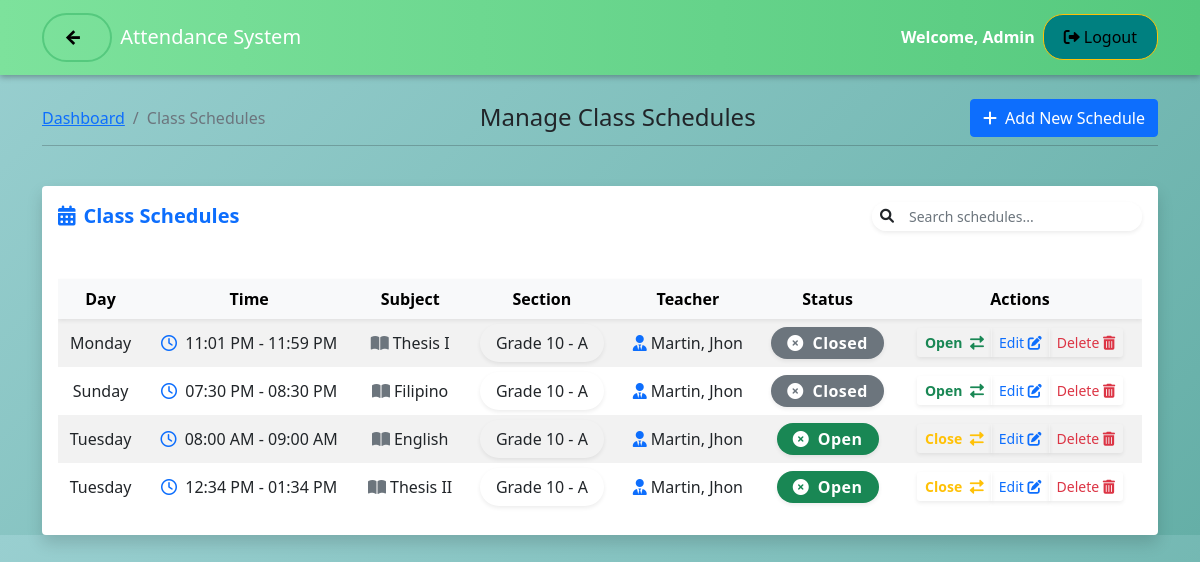
The app's page /admin/manage_schedules.php (signed in) with its own data.
### tables this page shows
CREATE TABLE `schedules` (
  `schedule_id` int(11) NOT NULL,
  `subject_id` int(11) DEFAULT NULL,
  `section_id` int(11) DEFAULT NULL,
  `teacher_id` int(11) DEFAULT NULL,
  `day_of_week` varchar(10) NOT NULL,
  `start_time` time NOT NULL,
  `end_time` time NOT NULL,
  `status` enum('Open','Closed') DEFAULT 'Closed',
  `school_year` varchar(9) NOT NULL COMMENT 'Format: 2024-2025',
  `created_at` timestamp NOT NULL DEFAULT current_timestamp(),
  `updated_at` timestamp NOT NULL DEFAULT current_timestamp() ON UPDATE current_timestamp()
);

CREATE TABLE `subjects` (
  `subject_id` int(11) NOT NULL,
  `subject_name` varchar(100) NOT NULL,
  `description` text DEFAULT NULL
);

CREATE TABLE `sections` (
  `section_id` int(11) NOT NULL,
  `section_name` varchar(20) NOT NULL,
  `grade_level` int(11) NOT NULL
);

### includes/auth.php (called while the page is built, shortened)
<?php
function getUserRole() {
    return isset($_SESSION['role']) ? $_SESSION['role'] : null;
}
function isLoggedIn() {
    return isset($_SESSION['logged_in']) && $_SESSION['logged_in'] === true;
}

### admin/manage_schedules.php (the view, shortened to what this page needs)
<?php
require_once '../config/database.php';
require_once '../includes/auth.php';
include '../includes/header.php';
$userRole = getUserRole();
$query = "SELECT s.*,
          sub.subject_name,
          sec.section_name,
          sec.grade_level,
          CONCAT(t.lastname, ', ', t.firstname) as teacher_name
          FROM schedules s
          JOIN subjects sub ON s.subject_id = sub.subject_id
          JOIN sections sec ON s.section_id = sec.section_id
          JOIN teachers t ON s.teacher_id = t.teacher_id";
$query .= " ORDER BY s.day_of_week, s.start_time";
$schedules = $conn->query($query);
?>
<div class="row mb-4">
    <div class="col-12">
        <div class="page-title-box d-flex align-items-center justify-content-between">
            <div class="page-title-right">
                <ol class="breadcrumb m-0">
                    <li class="breadcrumb-item"><a href="dashboard.php">Dashboard</a></li>
                    <li class="breadcrumb-item active">Class Schedules</li>
                </ol>
            </div>
            <h4 class="mb-0">Manage Class Schedules</h4>
            <button type="button" class="btn btn-primary" data-bs-toggle="modal" data-bs-target="#addScheduleModal">
                <i class="fas fa-plus me-1"></i> Add New Schedule
            </button>
        </div>
        <hr class="mt-2">
    </div>
</div>
<div class="card shadow rounded-4 border-0 bg-light-subtle">
    <div class="card-body pb-0">
        <div class="d-flex justify-content-between align-items-center mb-4">
            <h5 class="card-title mb-0 text-primary fw-bold d-flex align-items-center">
                <i class="fas fa-calendar-alt me-2"></i>Class Schedules
            </h5>
            <div class="input-group input-group-sm shadow-sm rounded-pill overflow-hidden" style="width: 270px;">
                <span class="input-group-text bg-white border-0"><i class="fas fa-search"></i></span>
                <input type="text" id="searchInput" class="form-control border-0" placeholder="Search schedules...">
            </div>
        </div>
        <div class="table-responsive rounded-4 py-4">
            <table class="table table-hover align-middle table-striped table-borderless mb-0" id="schedulesTable" style="background: #fff;">
                <thead class="table-light sticky-top shadow-sm rounded-4">
                    <tr style="vertical-align: middle;">
                        <th class="text-center">Day</th>
                        <th class="text-center">Time</th>
                        <th class="text-center">Subject</th>
                        <th class="text-center">Section</th>
                        <th class="text-center">Teacher</th>
                        <th class="text-center">Status</th>
                        <th class="text-center">Actions</th>
                    </tr>
                </thead>
                <tbody>
                    <?php while ($schedule = $schedules->fetch_assoc()): ?>
                        <tr class="schedule-row"
                            data-schedule-id="<?php echo (int)$schedule['schedule_id']; ?>"
                            data-day="<?php echo htmlspecialchars($schedule['day_of_week']); ?>"
                            data-start="<?php echo htmlspecialchars($schedule['start_time']); ?>"
                            data-end="<?php echo htmlspecialchars($schedule['end_time']); ?>"
                            data-grade="<?php echo htmlspecialchars($schedule['grade_level']); ?>"
                            data-section="<?php echo htmlspecialchars($schedule['section_name']); ?>"
                            data-subject="<?php echo htmlspecialchars($schedule['subject_name']); ?>"
                            data-teacher-id="<?php echo (int)$schedule['teacher_id']; ?>"
                        >
                            <td class="text-center fw-semibold text-dark-emphasis"><?php echo $schedule['day_of_week']; ?></td>
                            <td class="text-center fw-semibold text-primary-emphasis">
                                <i class="far fa-clock me-1 text-primary"></i>
                                <?php echo date('h:i A', strtotime($schedule['start_time'])) . ' - ' . date('h:i A', strtotime($schedule['end_time'])); ?>
                            </td>
                            <td class="fw-semibold text-center"><i class="fas fa-book-open me-1 text-secondary"></i><?php echo $schedule['subject_name']; ?></td>
                            <td class="text-center"><span class="status-badge bg-info-subtle text-dark-emphasis px-3 py-2 rounded-pill shadow-sm">Grade <?php echo $schedule['grade_level']; ?> - <?php echo $schedule['section_name']; ?></span></td>
                            <td class="text-center"><i class="fas fa-user-tie me-1 text-primary"></i><?php echo $schedule['teacher_name']; ?></td>
                            <td class="text-center">
                                <span class="badge rounded-pill px-3 py-2 shadow-sm bg-<?php echo $schedule['status'] === 'Open' ? 'success' : 'secondary'; ?>">
                                    <i class="fas fa-times-circle me-1"></i>
                                    <?php echo $schedule['status']; ?>
                                </span>
                            </td>
                            <td class="text-center">
                                <div class="btn-group btn-group-sm" role="group">
                                    <button class="btn btn-outline-<?php echo $schedule['status'] === 'Open' ? 'warning' : 'success'; ?> border-0 shadow-sm toggle-status"
                                            data-id="<?php echo $schedule['schedule_id']; ?>"
                                            data-status="<?php echo strtolower($schedule['status']); ?>"
                                            title="<?php echo $schedule['status'] === 'Open' ? 'Close' : 'Open'; ?> Schedule">
                                        <span class="fw-bold"><?php echo $schedule['status'] === 'Open' ? 'Close' : 'Open'; ?></span>
                                        <i class="fas fa-exchange-alt ms-1"></i>
                                    </button>
                                    <button class="btn btn-outline-primary border-0 shadow-sm edit-schedule"
                                            data-id="<?php echo $schedule['schedule_id']; ?>"
                                            data-day="<?php echo $schedule['day_of_week']; ?>"
                                            data-start="<?php echo $schedule['start_time']; ?>"
                                            data-end="<?php echo $schedule['end_time']; ?>"
                                            title="Edit Schedule">
                                            Edit
                                        <i class="fas fa-edit"></i>
                                    </button>
                                    <?php if ($userRole === 'admin' || ($userRole === 'teacher' && $schedule['teacher_id'] == $_SESSION['teacher_id'])): ?>
                                        <button class="btn btn-outline-danger border-0 shadow-sm delete-schedule"
                                                data-id="<?php echo htmlspecialchars($schedule['schedule_id']); ?>"
                                                title="Delete Schedule">
                                                Delete
                                            <i class="fas fa-trash-alt"></i>
                                        </button>
                                    <?php endif; ?>
                                </div>
                            </td>
                        </tr>
                    <?php endwhile; ?>
                </tbody>
            </table>
        </div>
    </div>
</div>
<?php
include '../includes/footer.php';
?>

### includes/header.php (shortened to what this page needs)
<!DOCTYPE html>
<html lang="en">
<head>
    <link href="https://cdn.jsdelivr.net/npm/bootstrap@5.1.3/dist/css/bootstrap.min.css" rel="stylesheet">
    <link href="https://cdnjs.cloudflare.com/ajax/libs/font-awesome/6.0.0/css/all.min.css" rel="stylesheet">
</head>
<body>
<nav class="navbar navbar-expand-lg navbar-dark navbar-custom">
    <div class="container">
        <a class="navbar-brand d-flex align-items-center" href="<?php echo BASE_URL; ?>/index.php">
    <span class="back-btn me-2">
        <span class="arrow">←</span>
    </span>
    Attendance System
</a>
        <div class="collapse navbar-collapse" id="navbarNav">
            <?php if (isLoggedIn()): ?>
                <div class="navbar-nav ms-auto" style="display: flex; align-items: center;">
                    <span class="nav-item nav-link" style="font-weight: bold; text-transform: capitalize; color: #fff !important;">Welcome,
                        <?php
                        echo htmlspecialchars($_SESSION['name'] ?? 'User');
                        ?>
                    </span>
                    <a class="nav-item nav-link logout-btn d-flex align-items-center" style="padding: 10px 20px; background: rgba(0, 128, 128, 1); color: #000;" href="#" data-bs-toggle="modal" data-bs-target="#logoutModal">
                        <i class="fas fa-sign-out-alt me-1"></i>Logout
                    </a>
                </div>
            <?php endif; ?>
        </div>
    </div>
</nav>
<div class="container mt-4">

### includes/footer.php (shortened to what this page needs)
    </div>
</body>
</html>

### includes/header.php (style rules this page uses)
body { background: linear-gradient(135deg, #99CFD0, #65afa7); }
.navbar-custom { background: linear-gradient(90deg, #7de29c 0%, #55c97e 100%); box-shadow: 0 2px 6px rgba(0, 0, 0, 0.3); }
.navbar-custom .navbar-brand, .navbar-custom .nav-link { color: #fff; }
.logout-btn { border: 1px solid #ffc107; border-radius: 20px; padding: 4px 14px; transition: all 0.3s ease; }
.back-btn { display: inline-flex; align-items: center; justify-content: center; border: 2px solid #55c97e; color: #000; background: transparent; border-radius: 50px; padding: 8px 20px; font-size: 1.2rem; font-weight: 900; text-decoration: none; transition: all 0.3s ease; }
.back-btn .arrow { font-size: 1.2rem; margin-right: 8px; }

### admin/manage_schedules.php (style rules this page uses)
#schedulesTable th, #schedulesTable td { vertical-align: middle !important; }
#schedulesTable thead th { position: sticky; top: 0; z-index: 2; background: #f8f9fa; }
#schedulesTable .badge { font-size: 1em; letter-spacing: 0.03em; }
#schedulesTable .btn { transition: box-shadow 0.2s, background 0.2s; }

### records on screen
schedules: day_of_week "Monday", start_time "11:01 PM", end_time "11:59 PM", subject.subject_name "Thesis I", section.grade_level "10", section.section_name "A", teacher_name "Martin, Jhon", status "Closed", shows "Open"
schedules: day_of_week "Sunday", start_time "07:30 PM", end_time "08:30 PM", subject.subject_name "Filipino", section.grade_level "10", section.section_name "A", teacher_name "Martin, Jhon", status "Closed", shows "Open"
schedules: day_of_week "Tuesday", start_time "08:00 AM", end_time "09:00 AM", subject.subject_name "English", section.grade_level "10", section.section_name "A", teacher_name "Martin, Jhon", status "Open", shows "Close"
schedules: day_of_week "Tuesday", start_time "12:34 PM", end_time "01:34 PM", subject.subject_name "Thesis II", section.grade_level "10", section.section_name "A", teacher_name "Martin, Jhon", status "Open", shows "Close"

### other values on screen
$_SESSION['name'] "Admin"
